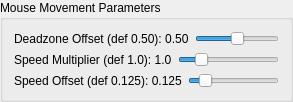
               <widget class="QGroupBox" name="MouseParamsBox">
                <property name="font">
                 <font>
                  <bold>false</bold>
                 </font>
                </property>
                <property name="title">
                 <string>Mouse Movement Parameters</string>
                </property>
                <layout class="QVBoxLayout" name="verticalLayout_18">
                 <item>
                  <layout class="QHBoxLayout" name="horizontalLayout_9">
                   <item>
                    <widget class="QLabel" name="DeadzoneOffsetLabel">
                     <property name="font">
                      <font>
                       <bold>false</bold>
                      </font>
                     </property>
                     <property name="text">
                      <string notr="true">Deadzone Offset (def 0.50): 0.50</string>
                     </property>
                    </widget>
                   </item>
                   <item>
                    <widget class="QSlider" name="DeadzoneOffsetSlider">
                     <property name="sizePolicy">
                      <sizepolicy hsizetype="Preferred" vsizetype="Fixed">
                       <horstretch>0</horstretch>
                       <verstretch>0</verstretch>
                      </sizepolicy>
                     </property>
                     <property name="focusPolicy">
                      <enum>Qt::FocusPolicy::NoFocus</enum>
                     </property>
                     <property name="maximum">
                      <number>100</number>
                     </property>
                     <property name="value">
                      <number>50</number>
                     </property>
                     <property name="orientation">
                      <enum>Qt::Orientation::Horizontal</enum>
                     </property>
                    </widget>
                   </item>
                  </layout>
                 </item>
                 <item>
                  <layout class="QHBoxLayout" name="horizontalLayout_10">
                   <item>
                    <widget class="QLabel" name="SpeedMultiplierLabel">
                     <property name="font">
                      <font>
                       <bold>false</bold>
                      </font>
                     </property>
                     <property name="text">
                      <string notr="true">Speed Multiplier (def 1.0): 1.0</string>
                     </property>
                    </widget>
                   </item>
                   <item>
                    <widget class="QSlider" name="SpeedMultiplierSlider">
                     <property name="sizePolicy">
                      <sizepolicy hsizetype="Preferred" vsizetype="Fixed">
                       <horstretch>0</horstretch>
                       <verstretch>0</verstretch>
                      </sizepolicy>
                     </property>
                     <property name="focusPolicy">
                      <enum>Qt::FocusPolicy::NoFocus</enum>
                     </property>
                     <property name="minimum">
                      <number>1</number>
                     </property>
                     <property name="maximum">
                      <number>50</number>
                     </property>
                     <property name="pageStep">
                      <number>5</number>
                     </property>
                     <property name="value">
                      <number>10</number>
                     </property>
                     <property name="orientation">
                      <enum>Qt::Orientation::Horizontal</enum>
                     </property>
                    </widget>
                   </item>
                  </layout>
                 </item>
                 <item>
                  <layout class="QHBoxLayout" name="horizontalLayout_11">
                   <item>
                    <widget class="QLabel" name="SpeedOffsetLabel">
                     <property name="font">
                      <font>
                       <bold>false</bold>
                      </font>
                     </property>
                     <property name="text">
                      <string notr="true">Speed Offset (def 0.125): 0.125</string>
                     </property>
                    </widget>
                   </item>
                   <item>
                    <widget class="QSlider" name="SpeedOffsetSlider">
                     <property name="sizePolicy">
                      <sizepolicy hsizetype="Preferred" vsizetype="Fixed">
                       <horstretch>0</horstretch>
                       <verstretch>0</verstretch>
                      </sizepolicy>
                     </property>
                     <property name="focusPolicy">
                      <enum>Qt::FocusPolicy::NoFocus</enum>
                     </property>
                     <property name="maximum">
                      <number>1000</number>
                     </property>
                     <property name="pageStep">
                      <number>100</number>
                     </property>
                     <property name="value">
                      <number>125</number>
                     </property>
                     <property name="orientation">
                      <enum>Qt::Orientation::Horizontal</enum>
                     </property>
                    </widget>
                   </item>
                  </layout>
                 </item>
                </layout>
               </widget>
